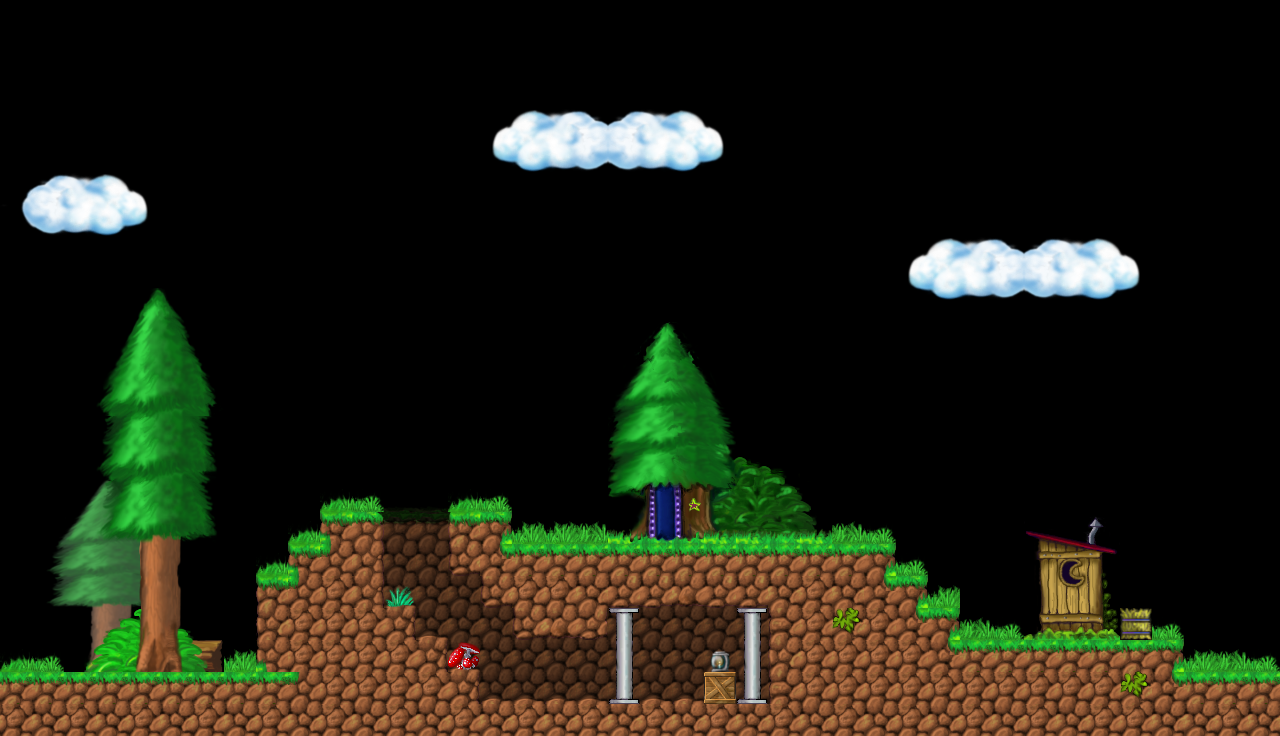

This is a level from a 2D game, rendered from its Tiled map with the project's own tilesets. A one-line summary and the complete map file follow:
An orthogonal 40x23 tile map with 32x32 px tiles, 1 tile layer (Tile Layer 1).

<map version="1.2" tiledversion="1.2.0" orientation="orthogonal" renderorder="right-down" width="40" height="23" tilewidth="32" tileheight="32" infinite="0" nextlayerid="2" nextobjectid="1">
 <tileset firstgid="1" source="tilemap.tsx" />
 <layer id="1" name="Tile Layer 1" width="40" height="23">
  <data encoding="csv">
0,0,0,0,0,0,0,0,0,0,0,0,0,0,0,0,0,0,0,0,0,0,0,0,0,0,0,0,0,0,0,0,0,0,0,0,0,0,0,0,
0,0,0,0,0,0,0,0,0,0,0,0,0,0,0,0,0,0,0,0,0,0,0,0,0,0,0,0,0,0,0,0,0,0,0,0,0,0,0,0,
0,0,0,0,0,0,0,0,0,0,0,0,0,0,0,0,0,0,0,0,0,0,0,0,0,0,0,0,0,0,0,0,0,0,0,0,0,0,0,0,
0,0,0,0,0,0,0,0,0,0,0,0,0,0,0,1269,1270,1271,1272,1901,1902,1903,1904,0,0,0,0,0,0,0,0,0,0,0,0,0,0,0,0,0,
0,0,0,0,0,0,0,0,0,0,0,0,0,0,0,1333,3342,3343,3344,3345,3346,3347,1968,0,0,0,0,0,0,0,0,0,0,0,0,0,0,0,0,0,
1900,1901,1902,1903,1904,0,0,0,0,0,0,0,0,0,0,1397,1398,1399,1400,2029,2030,2031,2032,0,0,0,0,0,0,0,0,0,0,0,0,0,0,0,0,0,
1964,3345,3346,3347,1968,0,0,0,0,0,0,0,0,0,0,0,0,0,0,0,0,0,0,0,0,0,0,0,0,0,0,0,0,0,0,0,0,0,0,0,
2028,2029,2030,2031,2032,0,0,0,0,0,0,0,0,0,0,0,0,0,0,0,0,0,0,0,0,0,0,0,1269,1270,1271,1272,1901,1902,1903,1904,0,0,0,0,
0,0,0,0,0,0,0,0,0,0,0,0,0,0,0,0,0,0,0,0,0,0,0,0,0,0,0,0,1333,3342,3343,3344,3345,3346,3347,1968,0,0,0,0,
0,0,0,35,36,37,38,0,0,0,0,0,0,0,0,0,0,0,0,0,0,0,0,0,0,0,0,0,1397,1398,1399,1400,2029,2030,2031,2032,0,0,0,0,
0,0,0,99,100,101,102,0,0,0,0,0,0,0,0,0,0,0,0,0,623,624,625,0,0,0,0,0,0,0,0,0,0,0,0,0,0,0,0,0,
0,0,0,163,164,165,166,0,0,0,0,0,0,0,0,0,0,0,0,686,687,688,689,0,0,0,0,0,0,0,0,0,0,0,0,0,0,0,0,0,
0,0,0,227,228,229,230,0,0,0,0,0,0,0,0,0,0,0,0,750,751,752,753,0,0,0,0,0,0,0,0,0,0,0,0,0,0,0,0,0,
0,0,0,291,292,293,294,0,0,0,0,0,0,0,0,0,0,0,0,814,815,816,817,0,0,0,0,0,0,0,0,0,0,0,0,0,0,0,0,0,
0,15,16,17,18,19,20,0,0,0,0,0,0,0,0,0,0,0,0,878,879,880,881,882,883,0,0,0,0,0,0,0,0,0,0,0,0,0,0,0,
0,79,80,81,82,83,84,0,0,0,802,805,1074,1075,802,805,0,0,0,942,943,944,945,946,947,948,0,0,0,0,0,0,0,0,0,0,0,0,0,0,
0,143,144,145,146,147,148,0,0,802,4003,3623,1138,1139,3622,4004,803,803,804,1006,1007,1008,1009,1010,1011,1012,804,805,0,0,0,0,1070,1071,1072,0,0,0,0,0,
0,207,208,209,210,211,212,0,802,4003,3940,3688,1202,1202,3813,3939,3879,3879,3879,3879,3879,3879,3879,3879,3879,3879,3879,4004,805,0,0,0,1134,1135,1136,0,0,0,0,0,
0,271,272,273,274,275,276,0,3877,3940,4007,3688,1390,1202,1202,3813,4007,4007,3942,3815,3815,3814,3815,3815,3942,4007,3942,3939,4004,803,0,0,1198,1199,1200,0,0,0,0,0,
0,335,336,337,338,339,340,0,3941,4007,4007,4007,3752,1521,1202,1202,3813,3814,3816,1394,1202,1202,1202,1394,3749,4007,3943,4007,3939,4004,804,805,1262,1263,1264,739,805,0,0,0,
802,805,400,401,402,403,404,803,3876,4007,4007,4007,4007,3752,1326,1202,1202,1202,1202,1458,1202,1202,1454,1458,3685,4007,4007,4007,4007,3939,3879,3879,3879,3879,3879,3879,4004,803,804,805,
3879,3879,3879,3879,3879,3879,3879,3879,3879,3940,4007,4007,4007,4007,3752,1519,1520,1519,1520,1393,1520,1519,3550,1393,3749,4007,4007,4007,4007,4007,4007,4007,4007,4007,4007,3943,3939,3879,3879,3879,
4007,3942,4007,3942,4007,3942,4007,3942,4007,3942,4007,3942,4007,3942,4007,3942,4007,3942,4007,3942,4007,3942,4007,3942,4007,3942,4007,3942,4007,3942,4007,3942,4007,3942,4007,4007,3942,3942,4007,3942
</data>
 </layer>
</map>
